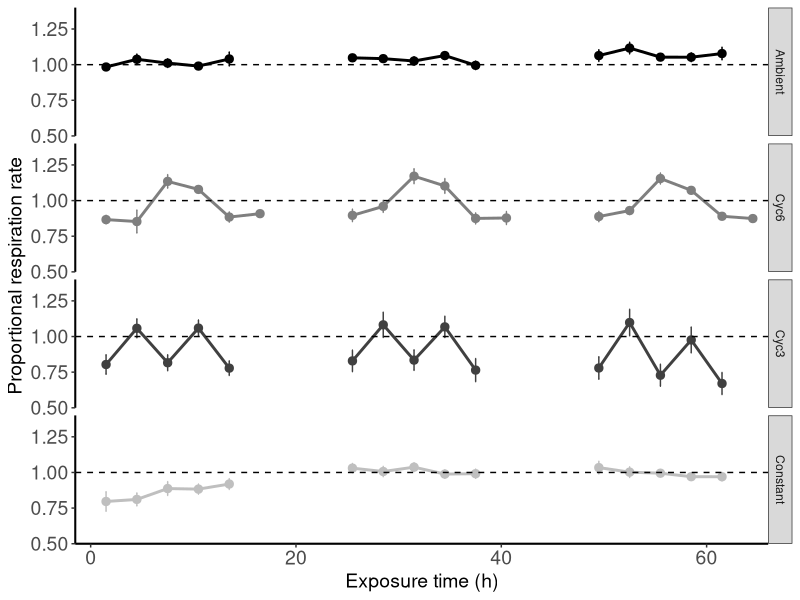

Write R code to recreate this figure.
library(tidyverse)

# Read dataset for O2 consumption
resp <- read_csv("1_OxygenConsumption.csv") %>%
  mutate(TreatCode = as_factor(TreatCode) %>%
           fct_relevel("Ambient", "Cyc6", "Cyc3", "Constant"),
         TimePoint = as_factor(TimePoint) %>%
           fct_relevel("T1","T2","T3","T4","T5","T6","T7","T8","T9")
  )

# Generate means and standard errors for plotting
se.respProp <- resp %>%
  filter(TimePoint != "T0") %>%
  group_by(TreatCode, TimePoint, ExpTime, plotGrp) %>%
  summarise(n = n(),
            MSProp_mean = mean(MSProp),
            sd = sd(MSProp),
            se = sd/sqrt(n)
  ) %>%
  ungroup()
  

# Plot relative respiration rates
gg.MSProp<-ggplot(se.respProp,aes(x=ExpTime,y=MSProp_mean,group=plotGrp,colour=TreatCode))+
  geom_point(size=2.5)+
  geom_line(size=1)+
  geom_errorbar(aes(ymin=MSProp_mean-se,ymax=MSProp_mean+se),width=0.1)+
  scale_x_continuous(expand = c(0,0), limits = c(-1.5,66))+
  scale_y_continuous(expand = c(0,0), limits = c(0.5,1.4))+
  scale_color_manual(values=c("black","gray50","gray25","gray75"))+
  facet_grid(TreatCode ~ .)+
  geom_hline(yintercept = 1,linetype="dashed")+
  xlab("Exposure time (h)")+
  ylab("Proportional respiration rate")+
  guides(colour=FALSE)+
  theme_bw()+theme(panel.border = element_blank(), panel.grid.major = element_blank(), panel.grid.minor = element_blank(), axis.line.x = element_line(colour = "black", size = .7), axis.line.y = element_line(colour = "black", size = .7), axis.title.x = element_text(size=14), axis.title.y = element_text(size=14),axis.text.x = element_text(size=14),axis.text.y = element_text(size=14))


# 1-sample t-tests
t.MSProp <- resp %>%
  filter(TimePoint != "T0") %>%
  group_by(TreatCode,TimePoint) %>%
  summarise(MSProp_mean = mean(MSProp),
            Tval = t.test(MSProp,mu=1)$statistic,
            Pval = t.test(MSProp,mu=1)$p.value,
            Different = Pval<0.05
  )



